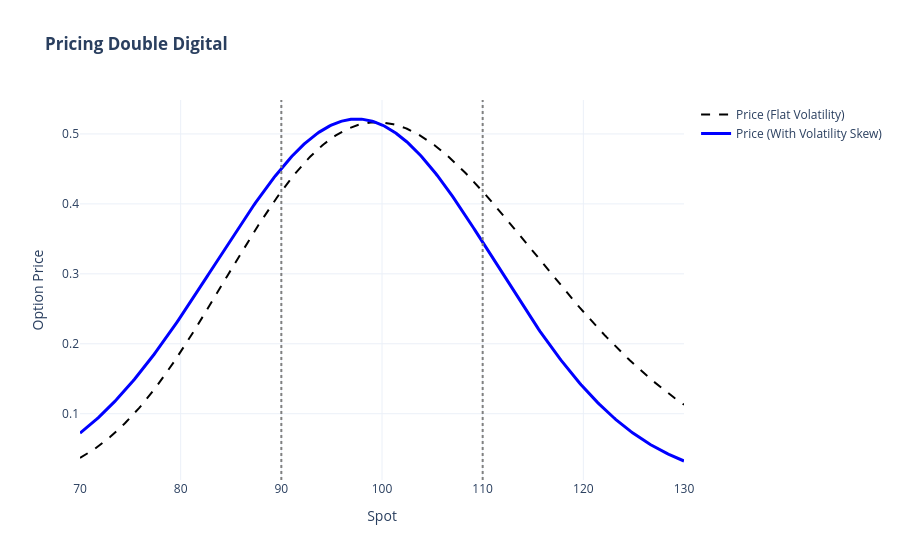

Notebook cell for this chart:
### Code cell
price_flat = engine_flat.price_double_digital(K1, K2, T)
price_skew = engine_flat.price_double_digital(K1, K2, T, sigma_k1=sigma_k1_skew, sigma_k2=sigma_k2_skew)

fig_price = go.Figure()
fig_price.add_trace(go.Scatter(x=S_grid, y=price_flat, name='Price (Flat Volatility)', line=dict(color='black', dash='dash')))
fig_price.add_trace(go.Scatter(x=S_grid, y=price_skew, name='Price (With Volatility Skew)', line=dict(color='blue', width=3)))
fig_price.add_vline(x=K1, line_dash="dot", line_color="grey")
fig_price.add_vline(x=K2, line_dash="dot", line_color="grey")

fig_price.update_layout(
    title="<b>Pricing Double Digital</b>",
    xaxis_title="Spot", yaxis_title="Option Price", template="plotly_white", hovermode="x unified"
)
fig_price.show()

### Figure 1 — Plotly figure (JSON) as saved in the notebook; plotly's stock layout.template omitted (floating-point values rounded to 4 significant figures; data arrays with more than 128 entries replaced by an {"elided": "..."} marker saying what was removed)
{"data": [{"line": {"color": "black", "dash": "dash"}, "name": "Price (Flat Volatility)", "type": "scatter", "x": {"elided": "400 float values"}, "y": {"elided": "400 float values"}}, {"line": {"color": "blue", "width": 3}, "name": "Price (With Volatility Skew)", "type": "scatter", "x": {"elided": "400 float values"}, "y": {"elided": "400 float values"}}], "layout": {"hovermode": "x unified", "shapes": [{"line": {"color": "grey", "dash": "dot"}, "type": "line", "x0": 90, "x1": 90, "xref": "x", "y0": 0, "y1": 1, "yref": "y domain"}, {"line": {"color": "grey", "dash": "dot"}, "type": "line", "x0": 110, "x1": 110, "xref": "x", "y0": 0, "y1": 1, "yref": "y domain"}], "title": {"text": "<b>Pricing Double Digital</b>"}, "xaxis": {"title": {"text": "Spot"}}, "yaxis": {"title": {"text": "Option Price"}}}}
